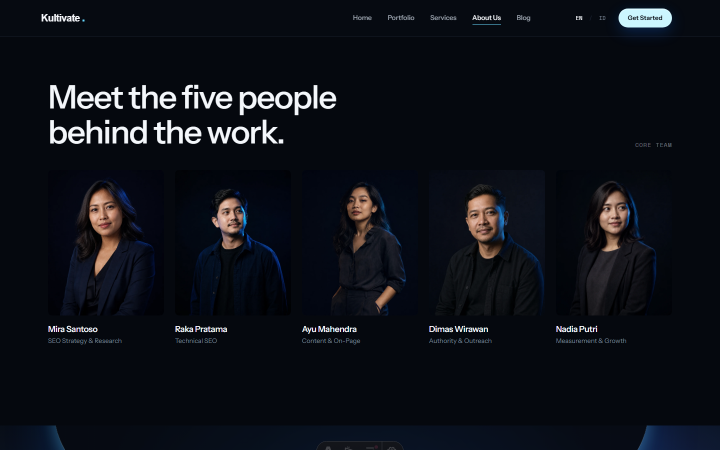
#> input picture tmp/site-qa/cdp-en-about-team-decoded.png, 1440 x 900 px (shown at 1/2 size); its folder holds 4 pictures in this run
$ python make_qa_thumbnails.py
#> lines starting #> are read from the running program, lines starting #| are printed output that depends on the picture
from pathlib import Path
from PIL import Image

root = Path(__file__).resolve().parent

for source in root.glob("*.png"):
    with Image.open(source) as image:
#> image is the input picture: PIL image 1440x900 RGB; mean R, G, B 13.7, 16.6, 23.4
        target_width = min(900, image.width)
#> target_width = 900
        target_height = round(image.height * target_width / image.width)
#> target_height = 562
        resized = image.resize((target_width, target_height), Image.Resampling.LANCZOS)
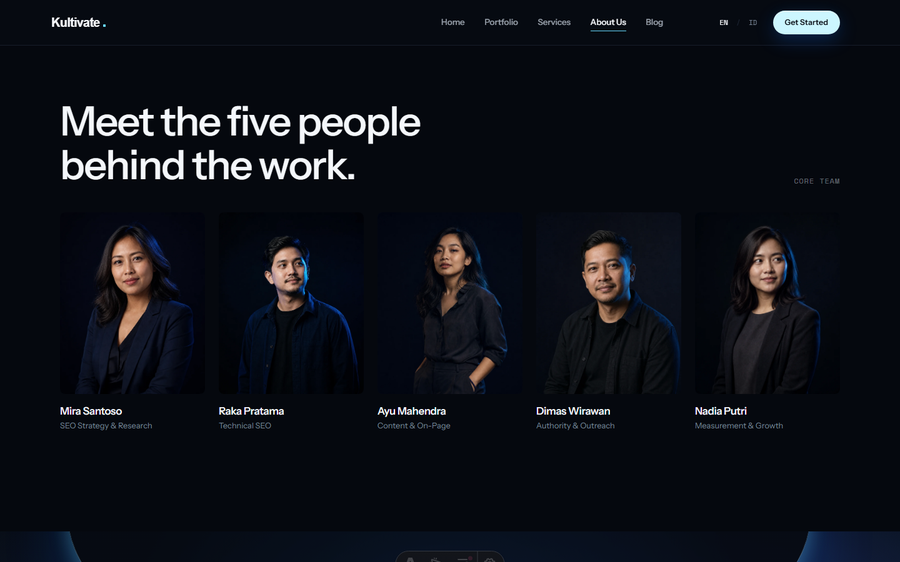
#> resized: PIL image 900x562 RGB; mean R, G, B 13.8, 16.6, 23.4
        output = root / f"{source.stem}-qa.jpg"
        resized.convert("RGB").save(output, quality=72, optimize=True, progressive=True)
        print(f"{output.name}\t{output.stat().st_size}")
#> pass 2 of the loop `for source in root.glob("*.png"):`:
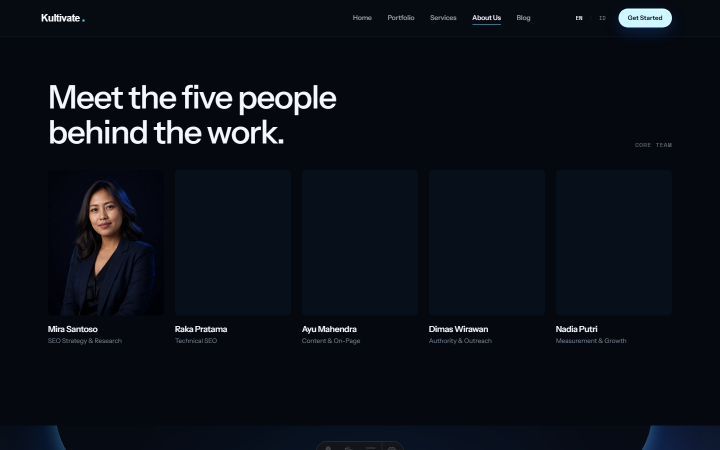
#> input picture tmp/site-qa/cdp-en-about-team.png, 1440 x 900 px (shown at 1/2 size)
#> image is the input picture: PIL image 1440x900 RGB; mean R, G, B 11.6, 16, 23.5
#> `resized = image.resize((target_width, target_height), Image.Resampling..`:
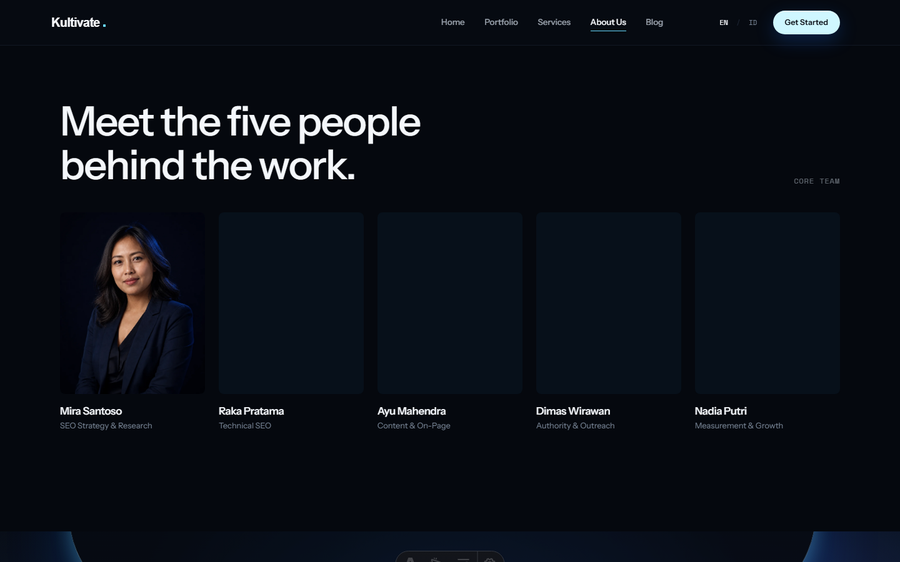
#> resized: PIL image 900x562 RGB; mean R, G, B 11.6, 16, 23.5
